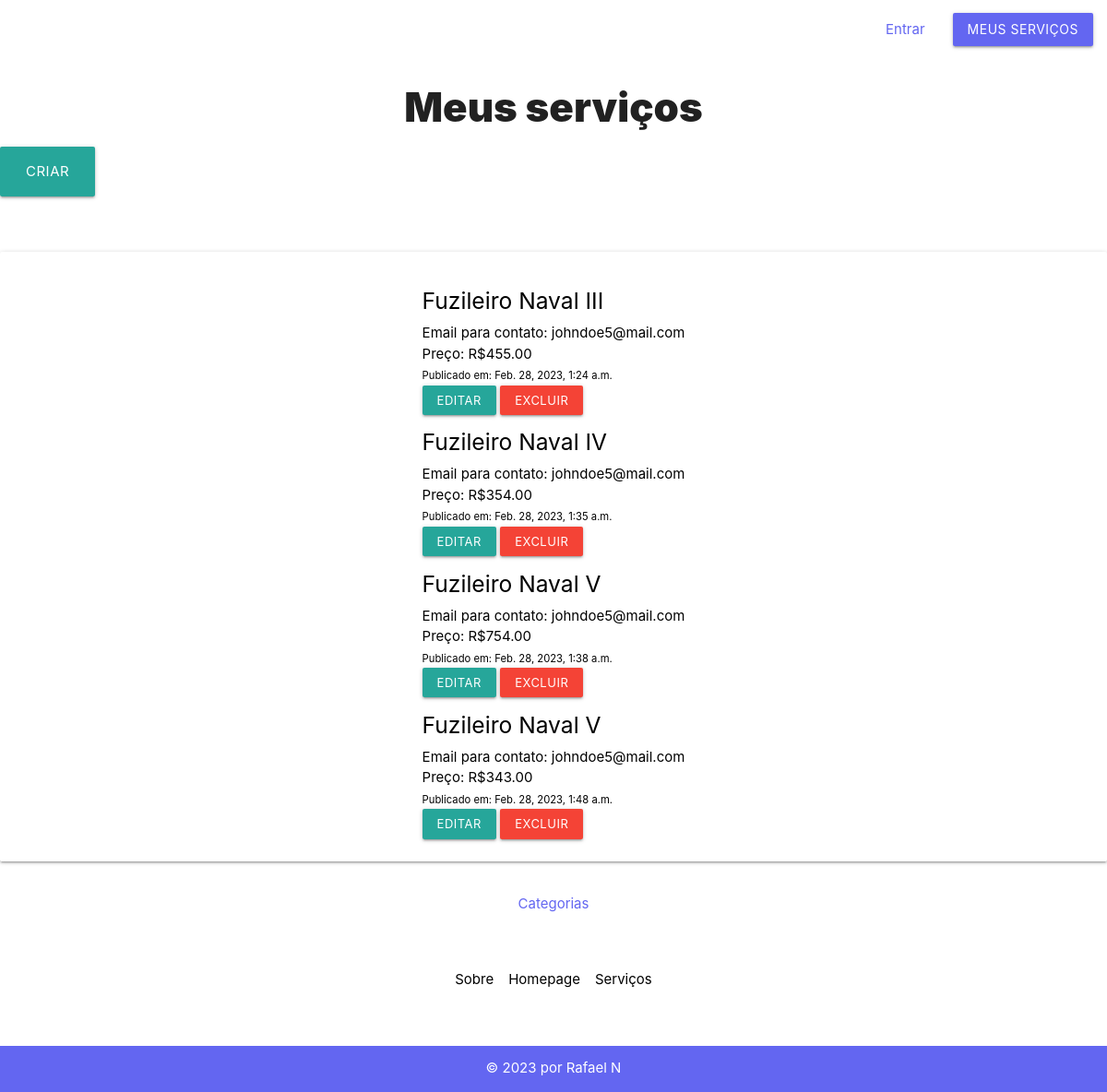
/servicosapp/servicos/usuario/meus_servicos, run on an earlier commit of the app's database.
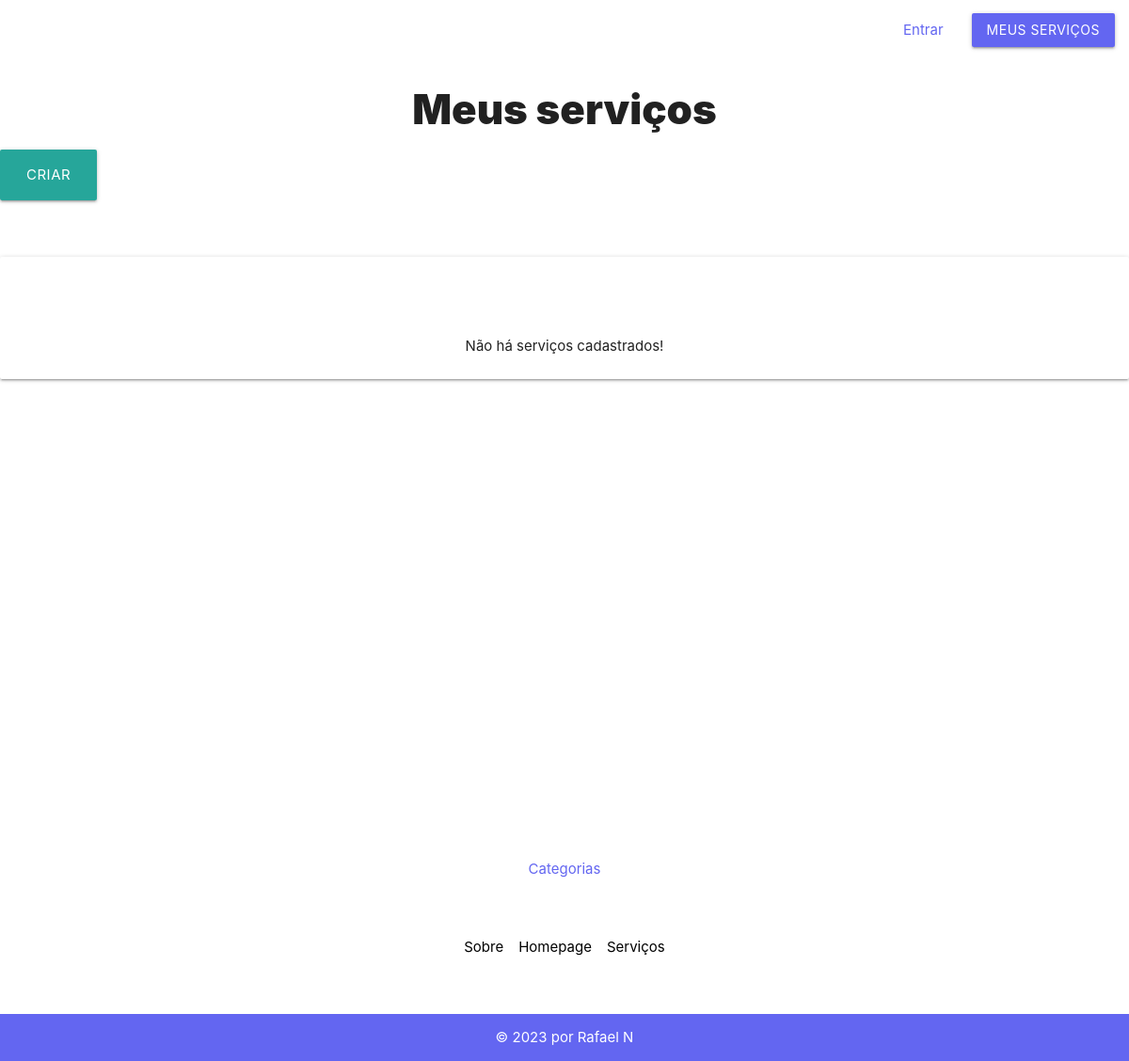
And on a later commit of the database.
### servicosapp/models.py (models this page shows)
class Servico(models.Model):
    id_servico = models.AutoField(primary_key=True)
    fk_usuario = models.ForeignKey(auth_user, on_delete=models.DO_NOTHING, null=True)
    fk_categoria = models.ForeignKey(Categoria, on_delete=models.CASCADE, null=True)
    titulo = models.CharField(max_length=150, null=False)
    descricao = models.CharField(max_length=150, default=None)
    email = models.CharField(max_length=150, null=False)
    telefone_1 = models.CharField(max_length=50, null=True)
    telefone_2 = models.CharField(max_length=50, null=True)
    preco = models.IntegerField(default=0, null=True)
    data_pub = models.DateTimeField("Data de publicação", default=django.utils.timezone.now, null=True)
    def __str__(self):
        return self.titulo

### servicosapp/views.py (the view)
# urls.py: path('servicos/usuario/meus_servicos', views.meus_servicos, name='meus_servicos'),
def meus_servicos(request):
       current_user = request.user
       meus_servicos = Servico.objects.filter(fk_usuario = current_user.id)
       context = {
            'current_user': current_user,
            'meus_servicos': meus_servicos
       }
       return render(request, 'servicosapp/usuario/meus_servicos.html', context)

### servicosapp/templates/servicosapp/usuario/meus_servicos.html
{% extends 'base.html' %}
{% block content %}
<h3>Meus serviços</h3>
<a class="link-btn waves-effect waves-light btn-large" href="{% url 'servicosapp:criar_servicos' %}">Criar</a>
<div class="card-panel" style="margin-top: 4em;display: flex; justify-content: center; align-items: center;">
    {% if meus_servicos %}
    <ul>
        {% for meu_servico in meus_servicos %}
        <a id="ancora-servicos" href="{% url 'servicosapp:detalhes_servicos' meu_servico.id_servico %}">
            <h5>{{ meu_servico }}</h5>
            <li>Email para contato: {{ meu_servico.email }}</li>
            <li>Preço: R${{ meu_servico.preco }}.00</li>
            <li><small>Publicado em: {{ meu_servico.data_pub }}</small></li>
        </a>
        <a href="/servicosapp/servicos/{{ meu_servico.id_servico }}/editar/"
            class="waves-effect waves-light btn-small">Editar</a>
        <a id="excluir-btn" class="waves-effect waves-light btn-small red" href="/servicosapp/servicos/{{ meu_servico.id_servico }}/excluir/">Excluir</a>
        {% endfor %}
    </ul>
</div>
{% else %}
<p style="text-align: center; margin-top: 4em;">Não há serviços cadastrados!</p>
{% endif %}
{% endblock content %}

What changed in the data, as far as the page shows it:
removed Servico: titulo "Fuzileiro Naval III", email "johndoe5@mail.com", preco "455", data_pub "Feb. 28, 2023, 1:24 a.m."
removed Servico: titulo "Fuzileiro Naval IV", email "johndoe5@mail.com", preco "354", data_pub "Feb. 28, 2023, 1:35 a.m."
removed Servico: titulo "Fuzileiro Naval V", email "johndoe5@mail.com", preco "754", data_pub "Feb. 28, 2023, 1:38 a.m."
removed Servico: titulo "Fuzileiro Naval V", email "johndoe5@mail.com", preco "343", data_pub "Feb. 28, 2023, 1:48 a.m."
Also different on the page:
text now shown: "Não há serviços cadastrados!"
